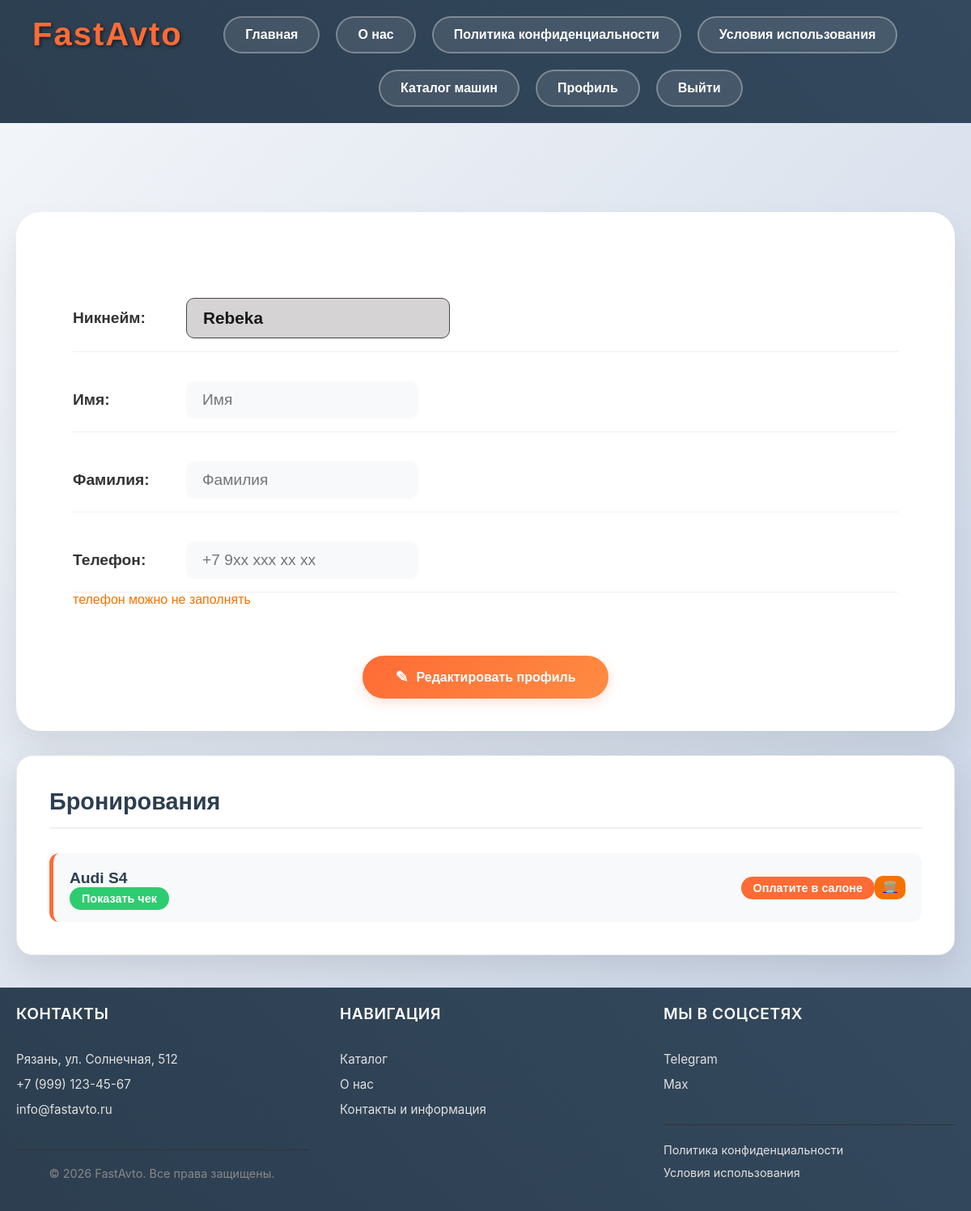
Before: /users/profile/ (signed in) with the older database file.
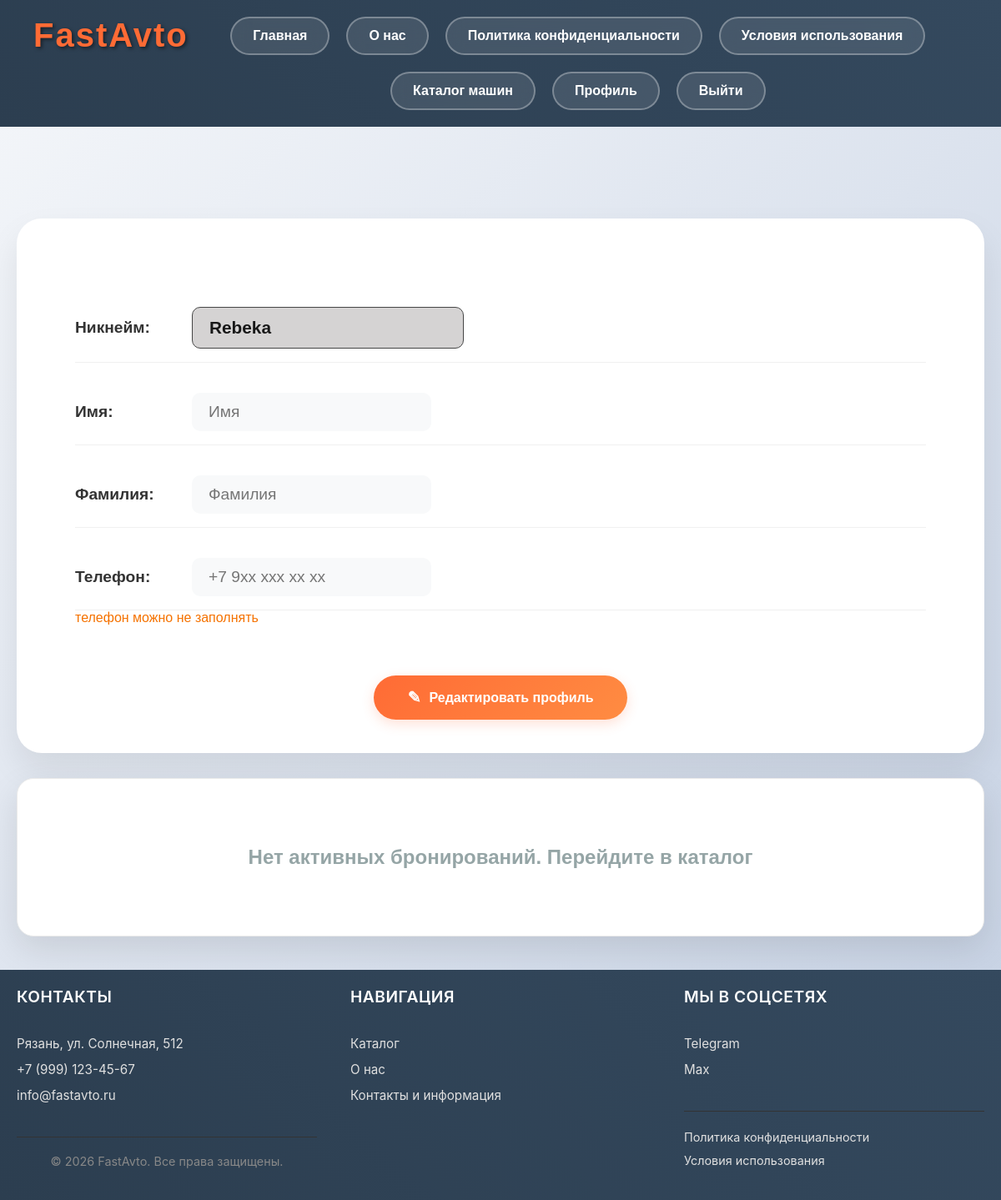
After: the same page with the newer database file.
### cars/models.py (models this page shows, shortened)
class Basket(models.Model):
    STATUS_CHOICES = [
        ('active', 'Активно'),
        ('pending', 'В процессе'),
    ]
    user = models.ForeignKey(User, on_delete=models.CASCADE)
    car = models.ForeignKey(Car, on_delete=models.CASCADE)
    quantity = models.PositiveIntegerField(default=1)
    created_timestamp = models.DateTimeField(auto_now_add=True)
    status = models.CharField(max_length=20,choices=STATUS_CHOICES,default='pending',verbose_name='Статус')

class Car(models.Model):
    objects = None
    name = models.CharField(max_length=100)
    image = models.ImageField(upload_to='cars/')
    description = models.TextField(blank=True)
    short_description = models.TextField(max_length=200, blank=True)
    price = models.DecimalField(max_digits=8, decimal_places=2)
    quantity = models.PositiveIntegerField(default=1)
    category = models.ForeignKey(CarCategory, on_delete=models.PROTECT)

### users/views.py (the view)
# urls.py: path('profile/', profile, name='profile'),
@login_required()
def profile(request):
    if request.method == 'POST':
        form = UserProfileForm(request.POST, instance=request.user)
        if form.is_valid():
            form.save()
            return HttpResponseRedirect(reverse('users:profile'))
    else:
        form = UserProfileForm(instance=request.user)
    baskets = Basket.objects.filter(user=request.user)
    context = {
        'form': form,
        'baskets': baskets,
    }
    return render(request, 'users/profile.html', context)

### users/templates/users/profile.html (shortened to what this page needs)
{% extends "cars/base.html" %}
{% load static %}
{% block css %}
<link rel="stylesheet" href="{% static 'css/profile.css' %}">
{% endblock %}
{% block content %}
<div class="profile-container">
    <form method="post" action="{% url 'users:profile' %}">
        <div class="profile-info-card">
            <div class="profile-fields">
                <div class="profile-field">
                    <span class="profile-nickname"><label class="profile-nickname">Никнейм:</label>
                        {{ form.username }}</span>
                </div>
                <div class="profile-field">
                    <span class="profile-fullname"><label class="profile-fullname">Имя:</label>
                        {{ form.first_name }}</span>
                </div>
                <div class="profile-field">
                    <span class="profile-name"><label class="profile-name">Фамилия:</label>
                        {{ form.last_name }}</span>
                </div>
                <div class="profile-field">
                    <span class="profile-name"><label class="profile-name">Телефон:</label>
                        {{ form.phone_number }}</span>
                </div>
                <label class="phone-text">телефон можно не заполнять</label>
            </div>
            <div class="profile-actions">
                <button class="action-button edit-button">
                    <span class="button-icon">✎</span>
                    Редактировать профиль
                </button>
            </div>
        </div>
    </form>
    {% include "cars/basket.html" %}
</div>
{% endblock %}

### cars/templates/cars/basket.html
{% if baskets %}
<div class="bookings-section">
    <h2 class="section-title">Бронирования</h2>
    <div class="bookings-list">
        {% for basket in baskets %}
        <div class="bookings-list">
            {% if basket.status == 'active' %}
            <div class="booking-item">
                <div class="booking-car">
                    <h4>{{ basket.car.name }}</h4>
                    <a href="{% url 'cars:cheque' basket.car.id %}" class="booking-status">Показать чек</a>
                </div>
                <div class="active-status">Оплачено</div>
                <a href="{% url 'cars:basket_delete' basket.id %}" class="buck">🗑️</a>
            </div>
            {% else %}
             <div class="process-booking-item">
                <div class="booking-car">
                    <h4>{{ basket.car.name }}</h4>
                    <a href="{% url 'cars:cheque' basket.car.id %}" class="booking-status">Показать чек</a>
                </div>
                <div class="process-status">Оплатите в салоне</div>
                <a href="{% url 'cars:basket_delete' basket.id %}" class="buck">🗑️</a>
            </div>
            {% endif %}
        </div>
    </div>
    {% endfor %}
</div>
{% else %}
<div class="bookings-section">
    <div class="empty-state">
        <h2>Нет активных бронирований. Перейдите в каталог</h2>
    </div>
</div>
{% endif %}

Changed rows visible on the page:
removed Basket: car.name "Audi S4"
Other visible differences:
text no longer shown: "Бронирования"
text now shown: "Нет активных бронирований. Перейдите в каталог"
